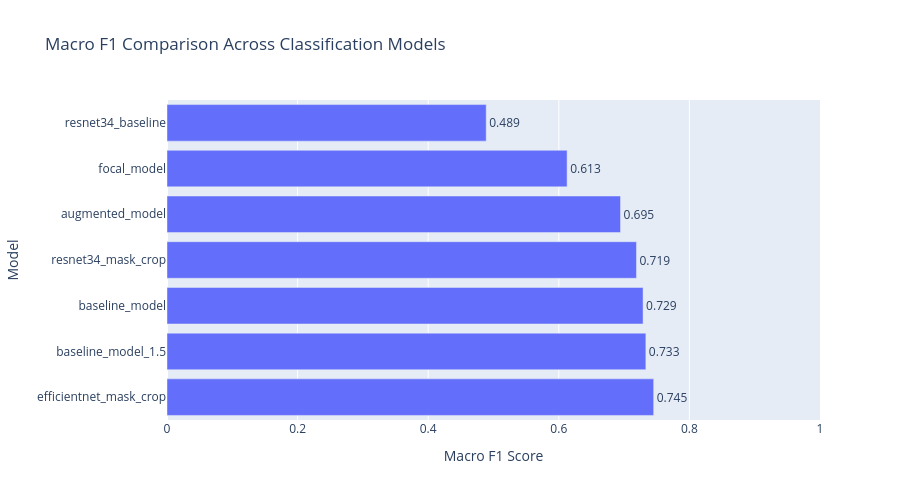

The notebook cell saved with this chart:
### Code cell
import pandas as pd
import plotly.express as px
from pathlib import Path

# Load results
PROJECT_ROOT = Path("../")
results_path = PROJECT_ROOT / "results" / "experiments.csv"

df = pd.read_csv(results_path)

# Sort by macro F1 (best at top)
df = df.sort_values(by="macro_f1", ascending=False)

# Interactive bar plot
fig = px.bar(
    df,
    x="macro_f1",
    y="model_name",
    orientation="h",
    text="macro_f1",
    hover_data=["accuracy", "weighted_f1"],
    title="Macro F1 Comparison Across Classification Models"
)

fig.update_layout(
    xaxis_title="Macro F1 Score",
    yaxis_title="Model",
    xaxis=dict(range=[0,1]),
    height=500
)

fig.update_traces(texttemplate="%{text:.3f}", textposition="outside")

fig.show()

### Figure 1 — Plotly figure (JSON) as saved in the notebook; plotly's stock layout.template omitted (floating-point values rounded to 4 significant figures)
{"data": [{"customdata": [[0.8383, 0.8386], [0.8403, 0.8395], [0.8373, 0.8337], [0.7732, 0.7884], [0.7839, 0.7967], [0.636, 0.6585], [0.585, 0.6251]], "hovertemplate": "macro_f1=%{text}<br>model_name=%{y}<br>accuracy=%{customdata[0]}<br>weighted_f1=%{customdata[1]}<extra></extra>", "legendgroup": "", "marker": {"color": "#636efa", "pattern": {"shape": ""}}, "name": "", "orientation": "h", "showlegend": false, "text": [0.7453, 0.7333, 0.7291, 0.719, 0.6945, 0.6127, 0.4888], "textposition": "outside", "texttemplate": "%{text:.3f}", "type": "bar", "x": [0.7453, 0.7333, 0.7291, 0.719, 0.6945, 0.6127, 0.4888], "xaxis": "x", "y": ["efficientnet_mask_crop", "baseline_model_1.5", "baseline_model", "resnet34_mask_crop", "augmented_model", "focal_model", "resnet34_baseline"], "yaxis": "y"}], "layout": {"barmode": "relative", "height": 500, "legend": {"tracegroupgap": 0}, "title": {"text": "Macro F1 Comparison Across Classification Models"}, "xaxis": {"anchor": "y", "domain": [0, 1], "range": [0, 1], "title": {"text": "Macro F1 Score"}}, "yaxis": {"anchor": "x", "domain": [0, 1], "title": {"text": "Model"}}}}
